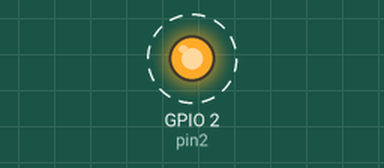
Bench run of a program on a simulated ESP32 board running MicroPython. On the bench: output pins drawn as LEDs (lit = HIGH). Dashed ring = blinking.

Above: at 0.5 s.
Timing chart, 0 to 4.6 s (numbered marks = the images above):
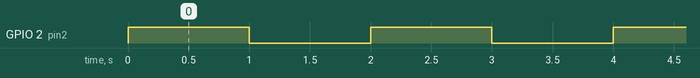

The program:

led.py
```python
import machine
import time


pin2 = machine.Pin(2, machine.Pin.OUT)
#
while True:
    pin2.value(1)
    time.sleep(1)
    pin2.value(0)
    time.sleep(1)

#
# print(pin2.value())
# pin2.value(1)
# print(pin2.value())
```

Measured:
- by itself, GPIO 2 (pin2): alternates HIGH for 1.0 s and LOW for 1.0 s
